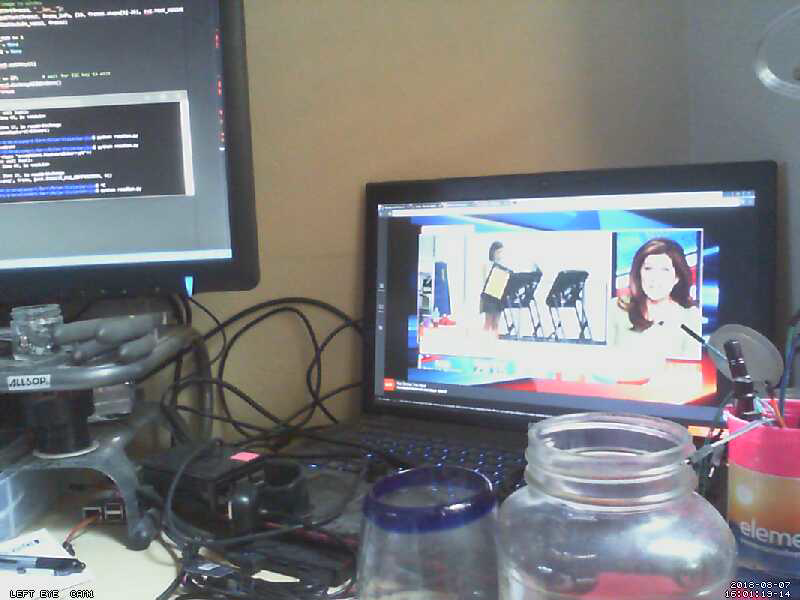
#> input picture VisionService/latest.png, 800 x 600 px
$ python findFaces.py
#> lines starting #> are read from the running program, lines starting #| are printed output that depends on the picture; after the words box and inside, x2 and y2 are one past the last pixel; in counts of white or black regions, pixels touching at a corner belong together
import numpy as np
import cv2
import pafy
import os
import sys
import time

from utils.general import is_url

def do_detection():
  win_name = 'face'
  find_faces = True
  find_eyes = False
  frame_num = 0
  start_time = time.time()
  fps = 0

  data_path = os.path.dirname(os.path.abspath(__file__)) + '/data/'

  face_cascade = cv2.CascadeClassifier(data_path + 'haarcascades/haarcascade_frontalface_default.xml')
  eye_cascade = cv2.CascadeClassifier(data_path + 'haarcascades/haarcascade_eye.xml')

  if face_cascade.empty():
    print('face cascade not found')
    return

  while True:

    leftEyeImg = cv2.imread('latest.png', cv2.IMREAD_COLOR)
#> leftEyeImg is the input picture: shape (600, 800, 3); mean B, G, R 126.2, 124, 123.1
    frame2 = cv2.imread('latest2.png', cv2.IMREAD_COLOR)
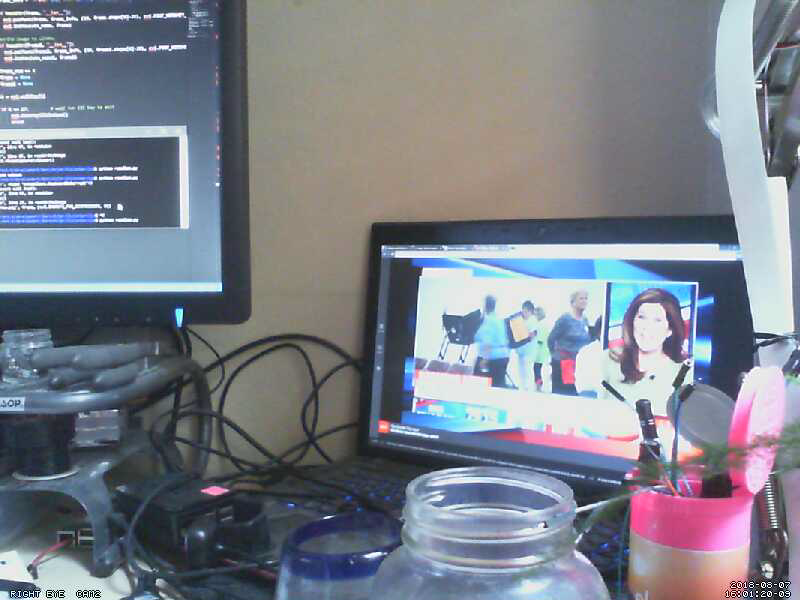
#> input picture VisionService/latest2.png, 800 x 600 px
#> frame2 is the input picture: shape (600, 800, 3); mean B, G, R 138, 127.8, 122.9

    if find_faces:
      gray = leftEyeImg # cv2.cvtColor(leftEyeImg, cv2.COLOR_BGR2GRAY)
      faces = face_cascade.detectMultiScale(gray, 1.3, 5)
#> faces = ()
      for (x,y,w,h) in faces:
          cv2.rectangle(leftEyeImg,(x,y),(x+w,y+h),(255,0,0),2)
          roi_gray = gray[y:y+h, x:x+w]
          roi_color = leftEyeImg[y:y+h, x:x+w]
          if find_eyes:
            eyes = eye_cascade.detectMultiScale(roi_gray)
            for (ex,ey,ew,eh) in eyes:
                cv2.rectangle(roi_color,(ex,ey),(ex+ew,ey+eh),(0,255,0),2)
#> this loop made 0 passes

    end_time = time.time()
    fps = fps * 0.9 + 1/(end_time - start_time) * 0.1
    start_time = end_time

    frame_info = 'Frame: {0}, FPS: {1:.2f}'.format(frame_num, fps)

    if hasattr(leftEyeImg, "__len__"):
      cv2.putText(leftEyeImg, frame_info, (10, leftEyeImg.shape[0]-20), cv2.FONT_HERSHEY_SIMPLEX, 0.5, (0, 255, 0), 1)
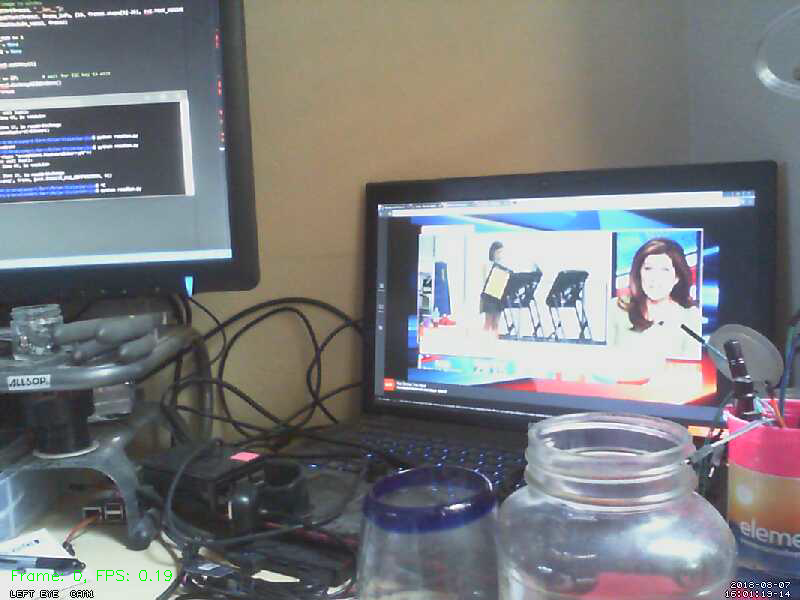
#> leftEyeImg: shape (600, 800, 3); 0.06% of pixels changed, all inside (x1, y1, x2, y2) = (12, 570, 172, 583)
      cv2.imshow(win_name, leftEyeImg)
    # cv2.imshow('img',img)

    frame_num += 1
    leftEyeImg = None
    # frame2 = None

    key = cv2.waitKey(1)
#> (key Esc is pressed here)
    # Exit
    if key == 27:
      cv2.destroyAllWindows()
      break


if __name__ == '__main__':
  try:
    do_detection()
  except:
    print("Unknown Error:", sys.exc_info()[0])
    raise
